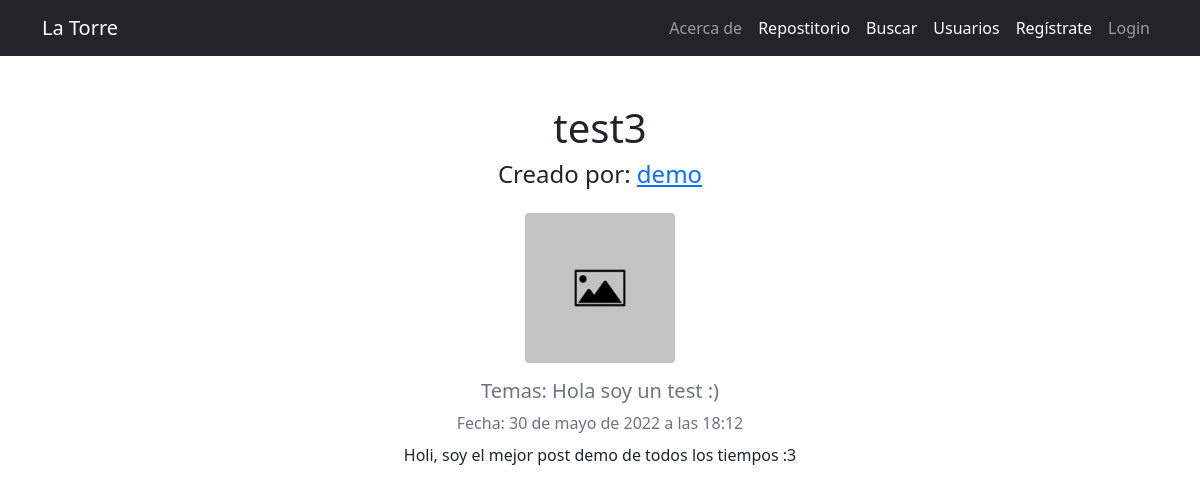
/post/detalle/5, run on the app's committed database.
### blog/models.py (models this page shows, shortened)
class Post(models.Model):
    title = models.CharField(max_length=100)
    author = models.ForeignKey(User, on_delete=models.CASCADE)
    topic = models.CharField(max_length=200)
    foto_post = models.ImageField(default='default-post.jpg',
                                  upload_to='post-pics')
    date_posted = models.DateTimeField(default=timezone.now)
    content = models.TextField()

### blog/views.py (the view)
# urls.py: path('post/detalle/<int:pk>', views.PostDetail.as_view(), name='Post-Detail'),
class PostDetail(DetailView):
    model = Post
    template_name = 'blog/post_detail.html'
    extra_context = {
        'title': "Post",
    }

### blog/templates/blog/post_detail.html (shortened to what this page needs)
{% extends 'blog/base.html' %}
{% block content %}
        <h1 class="account-heading">{{ object.title }}</h1>
        <div class="content-section">
          <div class="media-body">
            <h4 class="account-heading mb-4">Creado por: <a href="{% url 'Userdetail' post.author.pk %}" target="_blank">{{ object.author }}</a></h4>
            <a href="{{ post.foto_post.url }}" target="_blank">
              <img class="rounded account-img" style="height: 150px; width: 150px" src="{{ post.foto_post.url }}">
            </a>
            <h5 class="text-secondary mt-3 mb-2">Temas: {{ object.topic }}</h5>
            <p class="text-secondary mb-2">Fecha: {{ object.date_posted }}</p>
          </div>
          <div class="container">
            <p class="text-center mt-2 mb-4">{{ object.content }}</p>
          </div>
        </div>
{% endblock content %}

### data on the page
Post: title "test3", author "demo", foto_post (placeholder picture), topic "Hola soy un test :)", date_posted "30 de mayo de 2022 a las 18:12", content "Holi, soy el mejor post demo de todos los tiempos :3"
